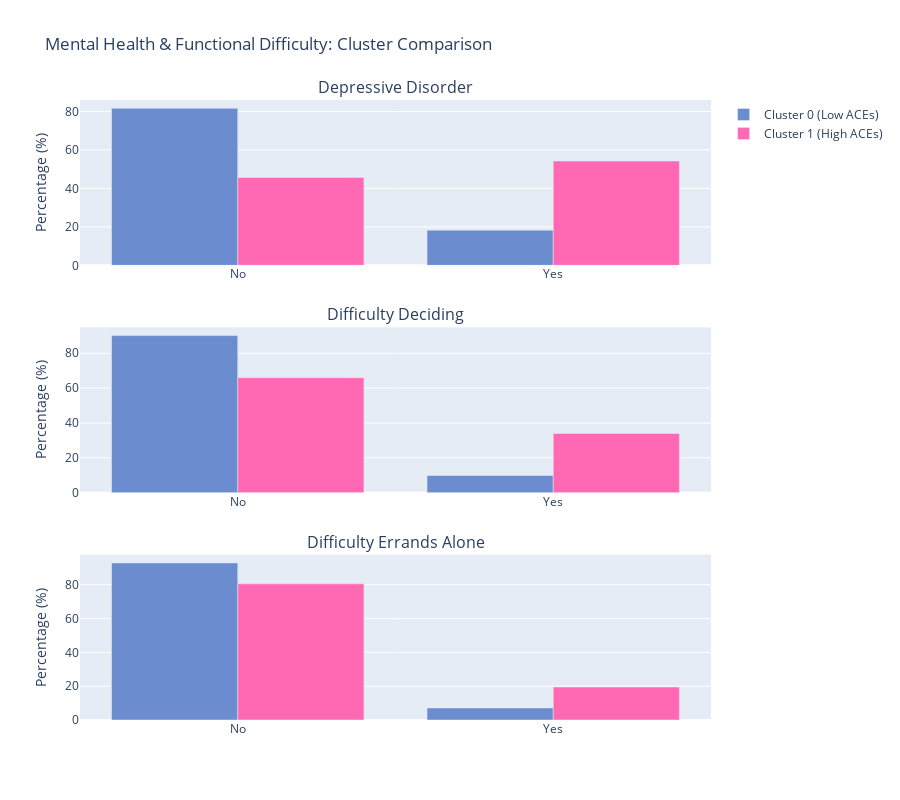

Here is the notebook cell this chart was saved with:
### Markdown cell above
ADDEPEV3: (Ever told) (you had) a depressive disorder (including depression, major depression, dysthymia, or minor depression)? 


DECIDE: Because of a physical, mental, or emotional condition, do you have serious difficulty concentrating, remembering, or making decisions? 


DIFFALON: Because of a physical, mental, or emotional condition, do you have difficulty doing errands alone such as visiting a doctor's office or shopping?

### Code cell
# List of columns
cat_mh_cols = ['ADDEPEV3', 'DECIDE', 'DIFFALON']
titles = ["Depressive Disorder", "Difficulty Deciding", "Difficulty Errands Alone"]

fig6 = make_subplots(
    rows=3, cols=1,
    subplot_titles=titles,
    vertical_spacing=0.1, 
    shared_xaxes=False 
)

c0_color = '#6b8cce'
c1_color = '#ff69b4'

for i, col in enumerate(cat_mh_cols):
    ct = pd.crosstab(df_sample['cluster'], df_sample[col], normalize='index') * 100
    labels = ct.columns.astype(str)

    # Cluster 0
    fig6.add_trace(go.Bar(
        x=labels, y=ct.loc[0],
        name='Cluster 0 (Low ACEs)',
        marker_color=c0_color,
        showlegend=(i==0) # Only show legend on the top graph
    ), row=i+1, col=1) 

    # Cluster 1
    fig6.add_trace(go.Bar(
        x=labels, y=ct.loc[1],
        name='Cluster 1 (High ACEs)',
        marker_color=c1_color,
        showlegend=(i==0)
    ), row=i+1, col=1)

fig6.update_layout(
    title='Mental Health & Functional Difficulty: Cluster Comparison',
    barmode='group',
    height=800,
)

fig6.update_yaxes(title_text="Percentage (%)", row=1, col=1)
fig6.update_yaxes(title_text="Percentage (%)", row=2, col=1)
fig6.update_yaxes(title_text="Percentage (%)", row=3, col=1)

fig6.show()

### Figure 1 — Plotly figure (JSON) as saved in the notebook; plotly's stock layout.template omitted (floating-point values rounded to 4 significant figures)
{"data": [{"marker": {"color": "#6b8cce"}, "name": "Cluster 0 (Low ACEs)", "showlegend": true, "type": "bar", "x": ["No", "Yes"], "xaxis": "x", "y": [81.72, 18.28], "yaxis": "y"}, {"marker": {"color": "#ff69b4"}, "name": "Cluster 1 (High ACEs)", "showlegend": true, "type": "bar", "x": ["No", "Yes"], "xaxis": "x", "y": [45.75, 54.25], "yaxis": "y"}, {"marker": {"color": "#6b8cce"}, "name": "Cluster 0 (Low ACEs)", "showlegend": false, "type": "bar", "x": ["No", "Yes"], "xaxis": "x2", "y": [90.16, 9.845], "yaxis": "y2"}, {"marker": {"color": "#ff69b4"}, "name": "Cluster 1 (High ACEs)", "showlegend": false, "type": "bar", "x": ["No", "Yes"], "xaxis": "x2", "y": [66.01, 33.99], "yaxis": "y2"}, {"marker": {"color": "#6b8cce"}, "name": "Cluster 0 (Low ACEs)", "showlegend": false, "type": "bar", "x": ["No", "Yes"], "xaxis": "x3", "y": [92.88, 7.12], "yaxis": "y3"}, {"marker": {"color": "#ff69b4"}, "name": "Cluster 1 (High ACEs)", "showlegend": false, "type": "bar", "x": ["No", "Yes"], "xaxis": "x3", "y": [80.52, 19.48], "yaxis": "y3"}], "layout": {"annotations": [{"font": {"size": 16}, "showarrow": false, "text": "Depressive Disorder", "x": 0.5, "xanchor": "center", "xref": "paper", "y": 1, "yanchor": "bottom", "yref": "paper"}, {"font": {"size": 16}, "showarrow": false, "text": "Difficulty Deciding", "x": 0.5, "xanchor": "center", "xref": "paper", "y": 0.6333, "yanchor": "bottom", "yref": "paper"}, {"font": {"size": 16}, "showarrow": false, "text": "Difficulty Errands Alone", "x": 0.5, "xanchor": "center", "xref": "paper", "y": 0.2667, "yanchor": "bottom", "yref": "paper"}], "barmode": "group", "height": 800, "title": {"text": "Mental Health & Functional Difficulty: Cluster Comparison"}, "xaxis": {"anchor": "y", "domain": [0, 1]}, "xaxis2": {"anchor": "y2", "domain": [0, 1]}, "xaxis3": {"anchor": "y3", "domain": [0, 1]}, "yaxis": {"anchor": "x", "domain": [0.7333, 1], "title": {"text": "Percentage (%)"}}, "yaxis2": {"anchor": "x2", "domain": [0.3667, 0.6333], "title": {"text": "Percentage (%)"}}, "yaxis3": {"anchor": "x3", "domain": [0, 0.2667], "title": {"text": "Percentage (%)"}}}}
